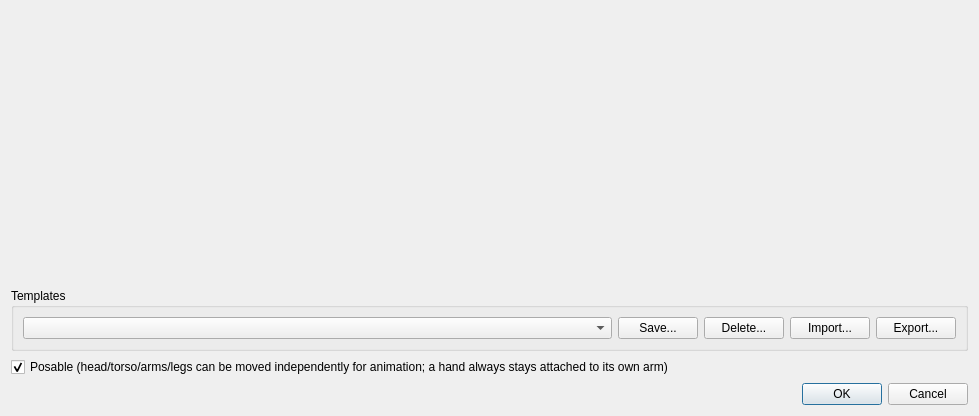
<?xml version="1.0" encoding="UTF-8"?>
<ui version="4.0">
 <class>lcMinifigDialog</class>
 <widget class="QDialog" name="lcMinifigDialog">
  <property name="geometry">
   <rect>
    <x>0</x>
    <y>0</y>
    <width>979</width>
    <height>416</height>
   </rect>
  </property>
  <property name="windowTitle">
   <string>Minifig Wizard</string>
  </property>
  <layout class="QVBoxLayout" name="verticalLayout">
   <item>
    <widget class="QWidget" name="widget" native="true">
     <layout class="QGridLayout" name="MinifigLayout"/>
    </widget>
   </item>
   <item>
    <widget class="QGroupBox" name="TemplateGroup">
     <property name="sizePolicy">
      <sizepolicy hsizetype="Preferred" vsizetype="Fixed">
       <horstretch>0</horstretch>
       <verstretch>0</verstretch>
      </sizepolicy>
     </property>
     <property name="title">
      <string>Templates</string>
     </property>
     <layout class="QHBoxLayout" name="horizontalLayout_2">
      <item>
       <widget class="QComboBox" name="TemplateComboBox">
        <property name="sizePolicy">
         <sizepolicy hsizetype="Expanding" vsizetype="Fixed">
          <horstretch>0</horstretch>
          <verstretch>0</verstretch>
         </sizepolicy>
        </property>
       </widget>
      </item>
      <item>
       <widget class="QPushButton" name="TemplateSaveButton">
        <property name="text">
         <string>Save...</string>
        </property>
       </widget>
      </item>
      <item>
       <widget class="QPushButton" name="TemplateDeleteButton">
        <property name="text">
         <string>Delete...</string>
        </property>
       </widget>
      </item>
      <item>
       <widget class="QPushButton" name="TemplateImportButton">
        <property name="text">
         <string>Import...</string>
        </property>
       </widget>
      </item>
      <item>
       <widget class="QPushButton" name="TemplateExportButton">
        <property name="text">
         <string>Export...</string>
        </property>
       </widget>
      </item>
     </layout>
    </widget>
   </item>
   <item>
    <widget class="QCheckBox" name="PosableCheckBox">
     <property name="text">
      <string>Posable (head/torso/arms/legs can be moved independently for animation; a hand always stays attached to its own arm)</string>
     </property>
     <property name="checked">
      <bool>true</bool>
     </property>
    </widget>
   </item>
   <item>
    <widget class="QDialogButtonBox" name="buttonBox">
     <property name="orientation">
      <enum>Qt::Horizontal</enum>
     </property>
     <property name="standardButtons">
      <set>QDialogButtonBox::Cancel|QDialogButtonBox::Ok</set>
     </property>
    </widget>
   </item>
  </layout>
 </widget>
 <tabstops>
  <tabstop>TemplateComboBox</tabstop>
  <tabstop>TemplateSaveButton</tabstop>
  <tabstop>TemplateDeleteButton</tabstop>
 </tabstops>
 <resources/>
 <connections>
  <connection>
   <sender>buttonBox</sender>
   <signal>accepted()</signal>
   <receiver>lcMinifigDialog</receiver>
   <slot>accept()</slot>
   <hints>
    <hint type="sourcelabel">
     <x>248</x>
     <y>254</y>
    </hint>
    <hint type="destinationlabel">
     <x>157</x>
     <y>274</y>
    </hint>
   </hints>
  </connection>
  <connection>
   <sender>buttonBox</sender>
   <signal>rejected()</signal>
   <receiver>lcMinifigDialog</receiver>
   <slot>reject()</slot>
   <hints>
    <hint type="sourcelabel">
     <x>316</x>
     <y>260</y>
    </hint>
    <hint type="destinationlabel">
     <x>286</x>
     <y>274</y>
    </hint>
   </hints>
  </connection>
 </connections>
</ui>
